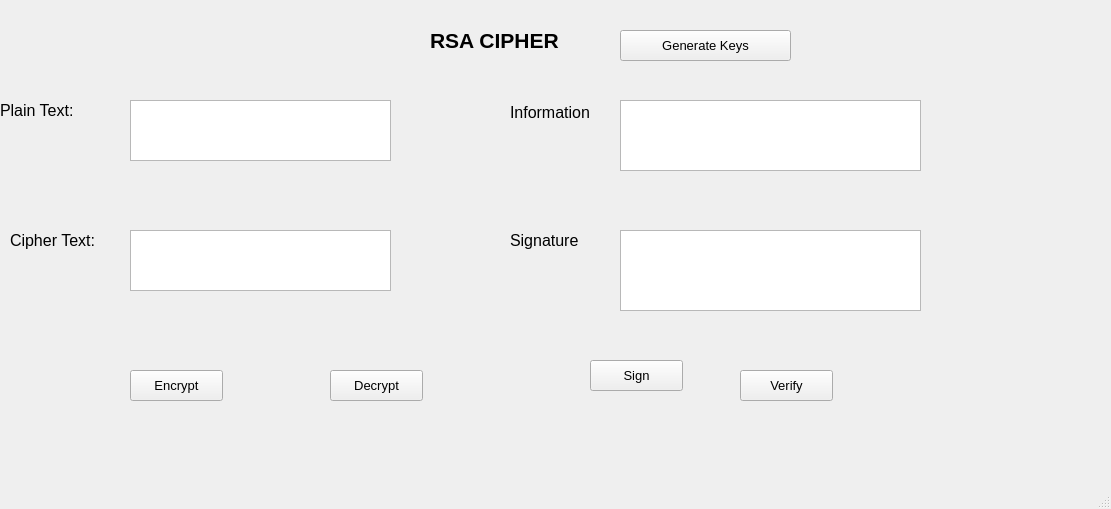
<?xml version="1.0" encoding="UTF-8"?>
<ui version="4.0">
 <class>MainWindow</class>
 <widget class="QMainWindow" name="MainWindow">
  <property name="geometry">
   <rect>
    <x>0</x>
    <y>0</y>
    <width>1111</width>
    <height>509</height>
   </rect>
  </property>
  <property name="windowTitle">
   <string>MainWindow</string>
  </property>
  <widget class="QWidget" name="centralwidget">
   <widget class="QLabel" name="label_2">
    <property name="geometry">
     <rect>
      <x>430</x>
      <y>20</y>
      <width>171</width>
      <height>41</height>
     </rect>
    </property>
    <property name="font">
     <font>
      <pointsize>16</pointsize>
      <weight>75</weight>
      <bold>true</bold>
     </font>
    </property>
    <property name="text">
     <string>RSA CIPHER</string>
    </property>
   </widget>
   <widget class="QTextEdit" name="txt_cipher_text">
    <property name="geometry">
     <rect>
      <x>130</x>
      <y>230</y>
      <width>261</width>
      <height>61</height>
     </rect>
    </property>
    <property name="font">
     <font>
      <pointsize>12</pointsize>
     </font>
    </property>
   </widget>
   <widget class="QLabel" name="label">
    <property name="geometry">
     <rect>
      <x>0</x>
      <y>90</y>
      <width>111</width>
      <height>41</height>
     </rect>
    </property>
    <property name="font">
     <font>
      <pointsize>12</pointsize>
     </font>
    </property>
    <property name="text">
     <string>Plain Text:</string>
    </property>
   </widget>
   <widget class="QTextEdit" name="txt_plain_text">
    <property name="geometry">
     <rect>
      <x>130</x>
      <y>100</y>
      <width>261</width>
      <height>61</height>
     </rect>
    </property>
    <property name="font">
     <font>
      <pointsize>12</pointsize>
     </font>
    </property>
   </widget>
   <widget class="QPushButton" name="btn_decrypt">
    <property name="geometry">
     <rect>
      <x>330</x>
      <y>370</y>
      <width>93</width>
      <height>31</height>
     </rect>
    </property>
    <property name="font">
     <font>
      <pointsize>10</pointsize>
     </font>
    </property>
    <property name="text">
     <string>Decrypt</string>
    </property>
   </widget>
   <widget class="QLabel" name="label_5">
    <property name="geometry">
     <rect>
      <x>10</x>
      <y>220</y>
      <width>121</width>
      <height>41</height>
     </rect>
    </property>
    <property name="font">
     <font>
      <pointsize>12</pointsize>
     </font>
    </property>
    <property name="text">
     <string>Cipher Text:</string>
    </property>
   </widget>
   <widget class="QPushButton" name="btn_encrypt">
    <property name="geometry">
     <rect>
      <x>130</x>
      <y>370</y>
      <width>93</width>
      <height>31</height>
     </rect>
    </property>
    <property name="font">
     <font>
      <pointsize>10</pointsize>
     </font>
    </property>
    <property name="text">
     <string>Encrypt</string>
    </property>
   </widget>
   <widget class="QTextEdit" name="txt_sign">
    <property name="geometry">
     <rect>
      <x>620</x>
      <y>230</y>
      <width>301</width>
      <height>81</height>
     </rect>
    </property>
    <property name="font">
     <font>
      <pointsize>12</pointsize>
     </font>
    </property>
   </widget>
   <widget class="QTextEdit" name="txt_info">
    <property name="geometry">
     <rect>
      <x>620</x>
      <y>100</y>
      <width>301</width>
      <height>71</height>
     </rect>
    </property>
    <property name="font">
     <font>
      <pointsize>12</pointsize>
     </font>
    </property>
   </widget>
   <widget class="QLabel" name="label_3">
    <property name="geometry">
     <rect>
      <x>510</x>
      <y>92</y>
      <width>111</width>
      <height>41</height>
     </rect>
    </property>
    <property name="font">
     <font>
      <pointsize>12</pointsize>
     </font>
    </property>
    <property name="text">
     <string>Information</string>
    </property>
   </widget>
   <widget class="QPushButton" name="btn_verify">
    <property name="geometry">
     <rect>
      <x>740</x>
      <y>370</y>
      <width>93</width>
      <height>31</height>
     </rect>
    </property>
    <property name="font">
     <font>
      <pointsize>10</pointsize>
     </font>
    </property>
    <property name="text">
     <string>Verify</string>
    </property>
   </widget>
   <widget class="QLabel" name="label_6">
    <property name="geometry">
     <rect>
      <x>510</x>
      <y>220</y>
      <width>121</width>
      <height>41</height>
     </rect>
    </property>
    <property name="font">
     <font>
      <pointsize>12</pointsize>
     </font>
    </property>
    <property name="text">
     <string>Signature</string>
    </property>
   </widget>
   <widget class="QPushButton" name="btn_sign">
    <property name="geometry">
     <rect>
      <x>590</x>
      <y>360</y>
      <width>93</width>
      <height>31</height>
     </rect>
    </property>
    <property name="font">
     <font>
      <pointsize>10</pointsize>
     </font>
    </property>
    <property name="text">
     <string>Sign</string>
    </property>
   </widget>
   <widget class="QPushButton" name="btn_gen_keys">
    <property name="geometry">
     <rect>
      <x>620</x>
      <y>30</y>
      <width>171</width>
      <height>31</height>
     </rect>
    </property>
    <property name="font">
     <font>
      <pointsize>10</pointsize>
     </font>
    </property>
    <property name="text">
     <string>Generate Keys</string>
    </property>
   </widget>
  </widget>
  <widget class="QMenuBar" name="menubar">
   <property name="geometry">
    <rect>
     <x>0</x>
     <y>0</y>
     <width>1111</width>
     <height>21</height>
    </rect>
   </property>
  </widget>
  <widget class="QStatusBar" name="statusbar"/>
 </widget>
 <resources/>
 <connections/>
</ui>
